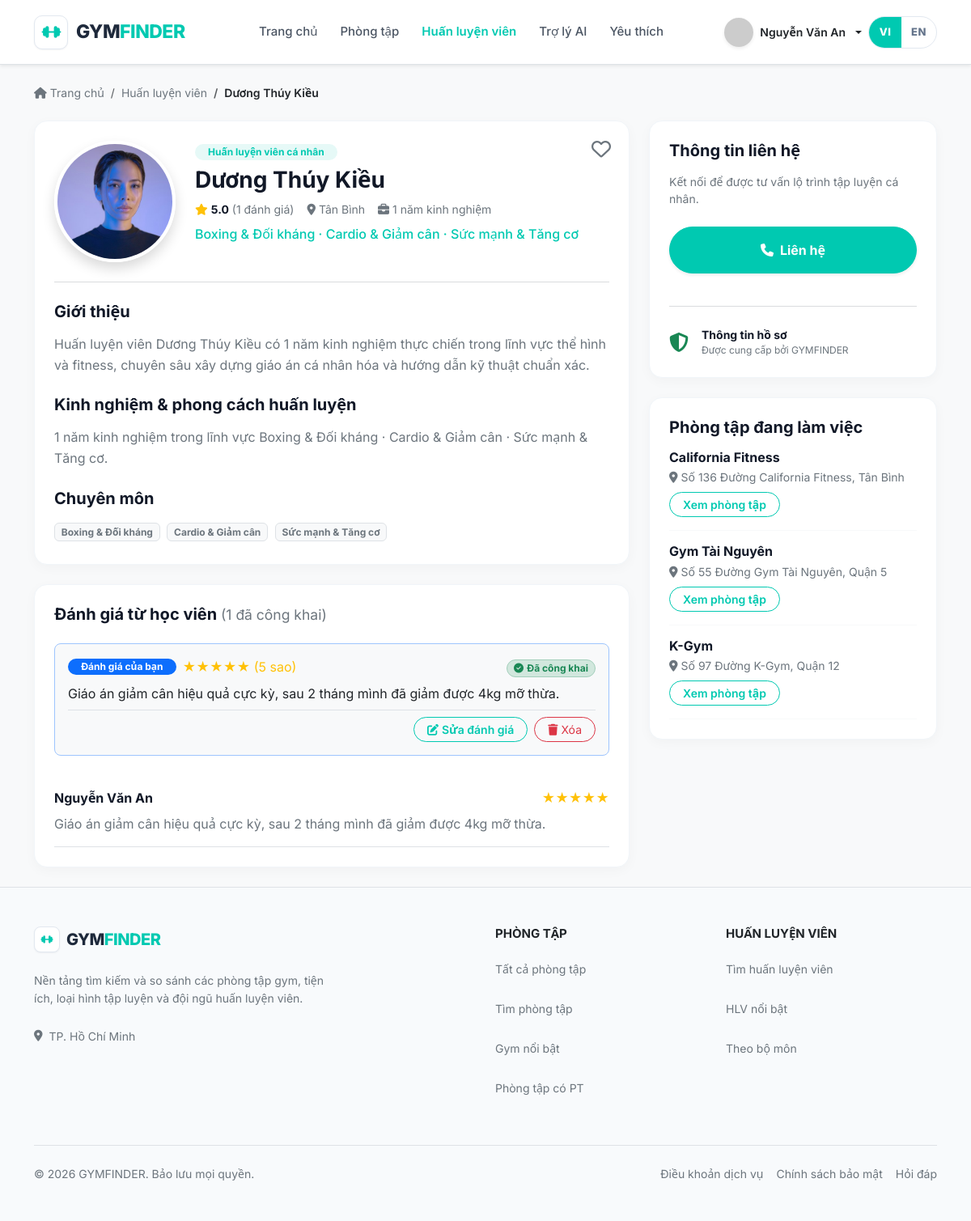
/pages/trainers/detail.php?id=15 (signed in), run on the app's committed database.
### tables this page shows
CREATE TABLE users (
  id            INT UNSIGNED NOT NULL AUTO_INCREMENT,
  full_name     VARCHAR(100) NOT NULL,
  email         VARCHAR(255) NOT NULL,
  phone         VARCHAR(20)  NULL,
  password_hash VARCHAR(255) NOT NULL,
  avatar_url    VARCHAR(255) NULL,
  role          ENUM('user','admin')    NOT NULL DEFAULT 'user',
  status        ENUM('active','locked') NOT NULL DEFAULT 'active',
  must_change_password TINYINT(1) NOT NULL DEFAULT 0,
  temp_password_expires_at DATETIME NULL,
  last_login_at DATETIME NULL,
  created_at    DATETIME NOT NULL DEFAULT CURRENT_TIMESTAMP,
  updated_at    DATETIME NOT NULL DEFAULT CURRENT_TIMESTAMP ON UPDATE CURRENT_TIMESTAMP,

  PRIMARY KEY (id),
  UNIQUE KEY uq_users_email (email),
  UNIQUE KEY uq_users_phone (phone),
  KEY idx_users_role_status (role, status),

  CONSTRAINT chk_users_phone
    CHECK (phone IS NULL OR phone REGEXP '^\\+?[0-9]{9,14}$')
);

CREATE TABLE trainers (
  id               INT UNSIGNED NOT NULL AUTO_INCREMENT,
  full_name        VARCHAR(100) NOT NULL,
  slug             VARCHAR(130) NOT NULL,
  avatar_url       VARCHAR(255) NULL,
  specialty_id     INT UNSIGNED NULL,
  years_experience TINYINT UNSIGNED NOT NULL,
  bio              TEXT         NULL,
  phone            VARCHAR(20)  NULL,
  email            VARCHAR(255) NULL,
  gym_id           INT UNSIGNED NULL,
  district_id      INT UNSIGNED NULL,
  avg_rating       DECIMAL(2,1) NOT NULL DEFAULT 0,
  review_count     INT UNSIGNED NOT NULL DEFAULT 0,
  is_featured      TINYINT(1)   NOT NULL DEFAULT 0,
  status           ENUM('active','hidden') NOT NULL DEFAULT 'active',
  created_at       DATETIME     NOT NULL DEFAULT CURRENT_TIMESTAMP,
  updated_at       DATETIME     NOT NULL DEFAULT CURRENT_TIMESTAMP ON UPDATE CURRENT_TIMESTAMP,

  PRIMARY KEY (id),
  UNIQUE KEY uq_trainers_slug (slug),

   
  KEY idx_trainers_status_featured (status, is_featured),
  KEY idx_trainers_exp             (years_experience),
  KEY idx_trainers_specialty       (specialty_id),
  KEY idx_trainers_gym             (gym_id),
  KEY idx_trainers_district        (district_id),

   
  CONSTRAINT fk_trainers_gym
    FOREIGN KEY (gym_id)       REFERENCES gyms(id)        ON DELETE SET NULL,
  CONSTRAINT fk_trainers_specialty
    FOREIGN KEY (specialty_id) REFERENCES specialties(id) ON DELETE SET NULL,
  CONSTRAINT fk_trainers_district
    FOREIGN KEY (district_id)  REFERENCES districts(id)   ON DELETE RESTRICT,

   
  CONSTRAINT chk_trainers_slug
    CHECK (slug NOT REGEXP '^[0-9]+$'),
  CONSTRAINT chk_trainers_exp
    CHECK (years_experience BETWEEN 0 AND 60),
  CONSTRAINT chk_trainers_rating
    CHECK (avg_rating BETWEEN 0 AND 5),
  CONSTRAINT chk_trainers_phone
    CHECK (phone IS NULL OR phone REGEXP '^\\+?[0-9]{9,14}$'),
  CONSTRAINT chk_trainers_featured
    CHECK (is_featured IN (0, 1))
);

CREATE TABLE specialties (
  id   INT UNSIGNED NOT NULL AUTO_INCREMENT,
  name VARCHAR(100) NOT NULL,
  slug VARCHAR(120) NOT NULL,

  PRIMARY KEY (id),
  UNIQUE KEY uq_specialties_name (name),
  UNIQUE KEY uq_specialties_slug (slug)
);

CREATE TABLE reviews (
  id            INT UNSIGNED NOT NULL AUTO_INCREMENT,
  user_id       INT UNSIGNED NOT NULL,
  target_type   ENUM('gym','trainer') NOT NULL,
  gym_id        INT UNSIGNED NULL,
  trainer_id    INT UNSIGNED NULL,
  rating        TINYINT UNSIGNED NOT NULL,
  comment       TEXT         NOT NULL,
  status        ENUM('pending','approved','rejected') NOT NULL DEFAULT 'pending',
  reviewed_by   INT UNSIGNED NULL,
  reviewed_at   DATETIME     NULL,
  reject_reason VARCHAR(255) NULL,
  created_at    DATETIME     NOT NULL DEFAULT CURRENT_TIMESTAMP,
  updated_at    DATETIME     NOT NULL DEFAULT CURRENT_TIMESTAMP ON UPDATE CURRENT_TIMESTAMP,

  PRIMARY KEY (id),

   
  UNIQUE KEY uq_review_user_gym     (user_id, gym_id),
  UNIQUE KEY uq_review_user_trainer (user_id, trainer_id),

   
  KEY idx_reviews_gym     (gym_id,     status, created_at),
  KEY idx_reviews_trainer (trainer_id, status, created_at),
  KEY idx_reviews_user    (user_id),

   
  CONSTRAINT fk_reviews_user
    FOREIGN KEY (user_id)     REFERENCES users(id)    ON DELETE CASCADE,
  CONSTRAINT fk_reviews_gym
    FOREIGN KEY (gym_id)      REFERENCES gyms(id)     ON DELETE CASCADE,
  CONSTRAINT fk_reviews_trainer
    FOREIGN KEY (trainer_id)  REFERENCES trainers(id) ON DELETE CASCADE,
  CONSTRAINT fk_reviews_reviewer
    FOREIGN KEY (reviewed_by) REFERENCES users(id)    ON DELETE SET NULL,

   
  CONSTRAINT chk_reviews_rating
    CHECK (rating BETWEEN 1 AND 5),
  CONSTRAINT chk_reviews_comment
    CHECK (CHAR_LENGTH(comment) BETWEEN 1 AND 2000),
   
  CONSTRAINT chk_review_reject
    CHECK (
      (status = 'rejected'  AND reject_reason IS NOT NULL AND CHAR_LENGTH(reject_reason) >= 1)
      OR (status <> 'rejected' AND reject_reason IS NULL)
    ),
   
  CONSTRAINT chk_review_pending
    CHECK (status <> 'pending' OR reviewed_at IS NULL)
);

CREATE TABLE gyms (
  id              INT UNSIGNED  NOT NULL AUTO_INCREMENT,
  name            VARCHAR(150)  NOT NULL,
  slug            VARCHAR(180)  NOT NULL,
  description     TEXT          NULL,
  address         VARCHAR(255)  NOT NULL,
  district_id     INT UNSIGNED  NOT NULL,
  latitude        DECIMAL(10,7) NULL,
  longitude       DECIMAL(10,7) NULL,
  phone           VARCHAR(20)   NULL,
  email           VARCHAR(255)  NULL,
  website         VARCHAR(255)  NULL,
  price_min       INT UNSIGNED  NOT NULL,
  price_max       INT UNSIGNED  NOT NULL,
  opening_hours   VARCHAR(120)  NULL,
  cover_image_url VARCHAR(255)  NULL,
  avg_rating      DECIMAL(2,1)  NOT NULL DEFAULT 0,
  review_count    INT UNSIGNED  NOT NULL DEFAULT 0,
  is_featured     TINYINT(1)    NOT NULL DEFAULT 0,
  status          ENUM('active','hidden') NOT NULL DEFAULT 'active',
  created_at      DATETIME      NOT NULL DEFAULT CURRENT_TIMESTAMP,
  updated_at      DATETIME      NOT NULL DEFAULT CURRENT_TIMESTAMP ON UPDATE CURRENT_TIMESTAMP,

  PRIMARY KEY (id),
  UNIQUE KEY uq_gyms_slug (slug),

   
  KEY idx_gyms_district        (district_id),
  KEY idx_gyms_price           (price_min, price_max),
  KEY idx_gyms_rating          (avg_rating),
  KEY idx_gyms_featured_status (is_featured, status),
  KEY idx_gyms_created_at      (created_at),

   
  CONSTRAINT fk_gyms_district
    FOREIGN KEY (district_id) REFERENCES districts(id) ON DELETE RESTRICT,

   
  CONSTRAINT chk_gyms_slug
    CHECK (slug NOT REGEXP '^[0-9]+$'),
  CONSTRAINT chk_gyms_price
    CHECK (price_max >= price_min),
  CONSTRAINT chk_gyms_geo_lat
    CHECK (latitude  IS NULL OR (latitude  BETWEEN -90  AND 90)),
  CONSTRAINT chk_gyms_geo_lng
    CHECK (longitude IS NULL OR (longitude BETWEEN -180 AND 180)),
  CONSTRAINT chk_gyms_geo_pair
    CHECK ((latitude IS NULL) = (longitude IS NULL)),
  CONSTRAINT chk_gyms_phone
    CHECK (phone IS NULL OR phone REGEXP '^\\+?[0-9]{9,14}$'),
  CONSTRAINT chk_gyms_rating
    CHECK (avg_rating BETWEEN 0 AND 5),
  CONSTRAINT chk_gyms_featured
    CHECK (is_featured IN (0, 1))
);

### pages/trainers/detail.php (the view, shortened to what the rows shown need)
<?php
require_once dirname(__DIR__, 2) . '/backend/bootstrap.php';
require_once dirname(__DIR__, 2) . '/includes/trainer_gyms_ui.php';
$id = (int)($_GET['id'] ?? 0);
$t = gf_get_trainer($id);
$user = gf_current_user();
$isAdminUser = $user && (($user['role'] ?? '') === 'admin');
$canFavorite = !$isAdminUser;
$reviews = gf_trainer_reviews($id);
$reviewLimit = 8;
$reviewPage = max(1, (int)($_GET['r_page'] ?? 1));
$pagedReviews = array_slice($reviews, ($reviewPage - 1) * $reviewLimit, $reviewLimit);
$isFav = $user && $canFavorite && gf_is_fav((int)$user['id'], 'trainer', $id);
require dirname(__DIR__, 2) . '/includes/layout_head.php';
require dirname(__DIR__, 2) . '/includes/header.php';
?>
<main class="flex-grow-1">
    <div class="container py-4">
        <nav aria-label="breadcrumb" class="mb-4"><ol class="breadcrumb">
            <li class="breadcrumb-item"><a href="<?= gf_h(gf_url('index.php')) ?>" class="text-secondary text-decoration-none"><i class="fa-solid fa-house me-1"></i><?= gf_h(gf_t('Trang chủ')) ?></a></li>
            <li class="breadcrumb-item"><a href="<?= gf_h(gf_url('pages/trainers/index.php')) ?>" class="text-secondary text-decoration-none"><?= gf_h(gf_t('Huấn luyện viên')) ?></a></li>
            <li class="breadcrumb-item active text-dark fw-semibold"><?= gf_h($t['full_name']) ?></li>
        </ol></nav>
        <div class="row g-4">
            <div class="col-lg-8">
                <section class="info-card mb-4 position-relative">
                    <?php if ($canFavorite): ?>
                    <form method="post" action="<?= gf_h(gf_url('pages/user/favorite_toggle.php')) ?>" class="js-favorite-toggle position-absolute top-0 end-0 m-3" data-api-url="<?= gf_h(gf_url('api/favorites')) ?>" data-login-url="<?= gf_h(gf_url('pages/auth/login.php')) ?>" data-favorited="<?= $isFav ? '1' : '0' ?>">
                        <button id="btnDetailFav" class="border-0 bg-transparent text-secondary" type="submit" style="font-size:24px" aria-label="<?= gf_h(gf_t('Yêu thích')) ?>" aria-pressed="<?= $isFav ? 'true' : 'false' ?>"></button>
                    </form>
                    <?php endif; ?>
                    <div class="d-flex flex-column flex-md-row gap-4 align-items-center align-items-md-start mb-4">
                        <img src="<?= gf_h($t['avatar']) ?>" alt="<?= gf_h($t['full_name']) ?>" class="rounded-circle object-fit-cover shadow" style="width:150px;height:150px;border:4px solid #fff" onerror="this.onerror=null;this.src='<?= gf_h(gf_avatar_fallback($t['full_name'] ?? 'Trainer')) ?>';">
                        <div class="text-center text-md-start">
                            <span class="badge bg-primary-light text-primary mb-2 rounded-pill px-3 py-1 fw-bold"><?= gf_h(gf_t('Huấn luyện viên cá nhân')) ?></span>
                            <h1 class="fw-bold mb-2" style="font-size:28px"><?= gf_h($t['full_name']) ?></h1>
                            <div class="d-flex flex-wrap align-items-center justify-content-center justify-content-md-start gap-3 mb-2 small">
                                <span><i class="fa-solid fa-star text-warning me-1"></i><strong><?= gf_h((string)$t['avg_rating']) ?></strong> <span class="text-secondary">(<?= gf_h(gf_t((int)$t['review_count'] . ' đánh giá')) ?>)</span></span>
                                <span class="text-secondary"><i class="fa-solid fa-location-dot me-1"></i><?= gf_h(gf_place_name((string) ($t['district_name'] ?? ''))) ?></span>
                                <span class="text-secondary"><i class="fa-solid fa-briefcase me-1"></i><?= gf_h(gf_t((int)$t['years_experience'] . ' năm kinh nghiệm')) ?></span>
                            </div>
                            <?php
                            $detailSpecNames = gf_ui_trainer_specialty_names($t);
                            $detailSpecLabel = $detailSpecNames !== [] ? implode(' · ', array_map(static fn ($n) => gf_t((string) $n), $detailSpecNames)) : '';
                            ?>
                            <?php if ($detailSpecLabel !== ''): ?>
                                <div class="text-primary fw-medium"><?= gf_h($detailSpecLabel) ?></div>
                            <?php endif; ?>
                        </div>
                    </div>
                    <hr class="text-secondary opacity-25 my-4">
                    <h5 class="fw-bold mb-3"><?= gf_h(gf_t('Giới thiệu')) ?></h5><p class="text-secondary" style="line-height:1.6"><?= gf_h(gf_t($t['bio'] ?: 'Huấn luyện viên đang cập nhật thông tin giới thiệu.')) ?></p>
                    <h5 class="fw-bold mb-3 mt-4"><?= gf_h(gf_t('Kinh nghiệm & phong cách huấn luyện')) ?></h5><p class="text-secondary" style="line-height:1.6"><?= gf_h(gf_t((int)$t['years_experience'] . ' năm kinh nghiệm')) ?><?= $detailSpecLabel !== '' ? ' ' . gf_h(gf_t('trong lĩnh vực')) . ' ' . gf_h($detailSpecLabel) : '' ?>.</p>
                    <h5 class="fw-bold mb-3 mt-4"><?= gf_h(gf_t('Chuyên môn')) ?></h5>
                    <?php if ($detailSpecNames === []): ?>
                        <span class="text-secondary small"><?= gf_h(gf_t('Đang cập nhật.')) ?></span>
                    <?php else: ?>
                        <?php foreach ($detailSpecNames as $specName): ?>
                            <span class="badge bg-light text-secondary border me-1 mb-1"><?= gf_h(gf_t((string) $specName)) ?></span>
                        <?php endforeach; ?>
                    <?php endif; ?>
                </section>
                <section class="info-card" id="reviews">
                    <?php foreach ($pagedReviews as $r): ?>
                        <div class="border-bottom py-3">
                            <div class="d-flex justify-content-between align-items-center">
                                <strong><?= gf_h($r['full_name']) ?></strong>
                                <span class="text-warning"><?= str_repeat('★', (int)$r['rating']) ?></span>
                            </div>
                            <p class="text-secondary m-0 mt-2"><?= gf_h($r['comment']) ?></p>
                        </div>
                    <?php endforeach; ?>
                </section>
            </div>
            <aside class="col-lg-4">
                <?php
                $publicGyms = gf_ui_trainer_public_gyms($t);
                ?>
                <div class="info-card mt-4">
                    <?php if ($publicGyms === []): ?>
                        <p class="text-secondary small mb-0"><?= gf_h(gf_t('Chưa có phòng tập đang hoạt động được liên kết công khai.')) ?></p>
                    <?php else: ?>
                        <div class="d-flex flex-column gap-3">
                            <?php foreach ($publicGyms as $pg): ?>
                                <div class="pb-3 border-bottom border-light">
                                    <h6 class="fw-bold mb-1"><?= gf_h($pg['name']) ?></h6>
                                    <?php if (!empty($pg['district_name']) || !empty($pg['address'])): ?>
                                        <p class="text-secondary small mb-2">
                                            <i class="fa-solid fa-location-dot me-1"></i><?= gf_h($pg['address'] ?: gf_place_name((string) ($pg['district_name'] ?? ''))) ?>
                                        </p>
                                    <?php endif; ?>
                                    <a href="<?= gf_h(gf_url('pages/gyms/detail.php?id='.(int)$pg['id'])) ?>" class="btn btn-outline-primary btn-sm rounded-pill px-3"><?= gf_h(gf_t('Xem phòng tập')) ?></a>
                                </div>
                            <?php endforeach; ?>
                        </div>
                    <?php endif; ?>
                </div>
            </aside>
        </div>
    </div>
</main>
<?php require dirname(__DIR__, 2) . '/includes/footer.php'; ?>

### includes/header.php (shortened to what the rows shown need)
<?php
$user = gf_current_user();
?>
    <nav class="navbar navbar-expand-lg navbar-light bg-white sticky-top shadow-sm border-bottom">
    <div class="container">
        <div class="collapse navbar-collapse" id="navbarContent">
            <div class="d-flex flex-wrap align-items-center gap-2 mt-3 mt-lg-0 navbar-user-actions">
                <?php if ($user): ?>
                    <div class="dropdown w-100 w-lg-auto navbar-user-dropdown">
                        <a href="#" class="d-flex align-items-center gap-2 text-decoration-none text-dark dropdown-toggle min-w-0" data-bs-toggle="dropdown">
                            <img src="<?= gf_h(gf_avatar($user['avatar_url'] ?? null, !empty($user['avatar_url']) ? (int) $user['id'] : 0, $user['full_name'])) ?>" alt="" width="36" height="36" class="rounded-circle shadow-sm" style="width:36px;height:36px;object-fit:cover;object-position:center;aspect-ratio:1/1;flex:0 0 36px" onerror="this.onerror=null;this.src='<?= gf_h(gf_avatar_fallback($user['full_name'])) ?>';">
                            <span class="fw-semibold text-truncate" style="font-size: 14px; max-width: 160px;"><?= gf_h($user['full_name']) ?></span>
                        </a>
                    </div>
                <?php endif; ?>
            </div>
        </div>
    </div>
</nav>

### data on the page
users: full_name "Nguyễn Văn An"
trainers: full_name "Dương Thúy Kiều", avg_rating "5.0", review_count "1 đánh giá", years_experience "1 năm kinh nghiệm", bio "Huấn luyện viên Dương Thúy Kiều có 1 năm kinh nghiệm thực chiến trong lĩnh vực thể hình và fitness, chuyên sâu xây dựng giáo án cá nhân hóa và hướng dẫn kỹ thuật chuẩn xác."
specialties: name "Boxing & Đối kháng · Cardio & Giảm cân · Sức mạnh & Tăng cơ"
reviews: user.full_name "Nguyễn Văn An", rating "★★★★★", comment "Giáo án giảm cân hiệu quả cực kỳ, sau 2 tháng mình đã giảm được 4kg mỡ thừa."
gyms: name "California Fitness", address "Số 136 Đường California Fitness, Tân Bình"
gyms: name "Gym Tài Nguyên", address "Số 55 Đường Gym Tài Nguyên, Quận 5"
gyms: name "K-Gym", address "Số 97 Đường K-Gym, Quận 12"

### other printed values
gf_h(gf_t('Trang chủ')) "Trang chủ"
gf_h(gf_t('Phòng tập')) "Phòng tập"
gf_h(gf_t('Huấn luyện viên')) "Huấn luyện viên"
gf_h(gf_t('Trợ lý AI')) "Trợ lý AI"
gf_h(gf_t('Yêu thích')) "Yêu thích"
gf_h(gf_t('Huấn luyện viên cá nhân')) "Huấn luyện viên cá nhân"
gf_h(gf_place_name((string) ($t['district_name'] ?? ''))) "Tân Bình"
gf_h(gf_t('Giới thiệu')) "Giới thiệu"
gf_h(gf_t('Kinh nghiệm & phong cách huấn luyện')) "Kinh nghiệm & phong cách huấn luyện"
gf_h(gf_t('trong lĩnh vực')) "trong lĩnh vực"
gf_h(gf_t('Chuyên môn')) "Chuyên môn"
gf_h(gf_t((string) $specName)) "Boxing & Đối kháng"
gf_h(gf_t((string) $specName)) "Cardio & Giảm cân"
gf_h(gf_t((string) $specName)) "Sức mạnh & Tăng cơ"
gf_h(gf_t('Đánh giá từ học viên')) "Đánh giá từ học viên"
